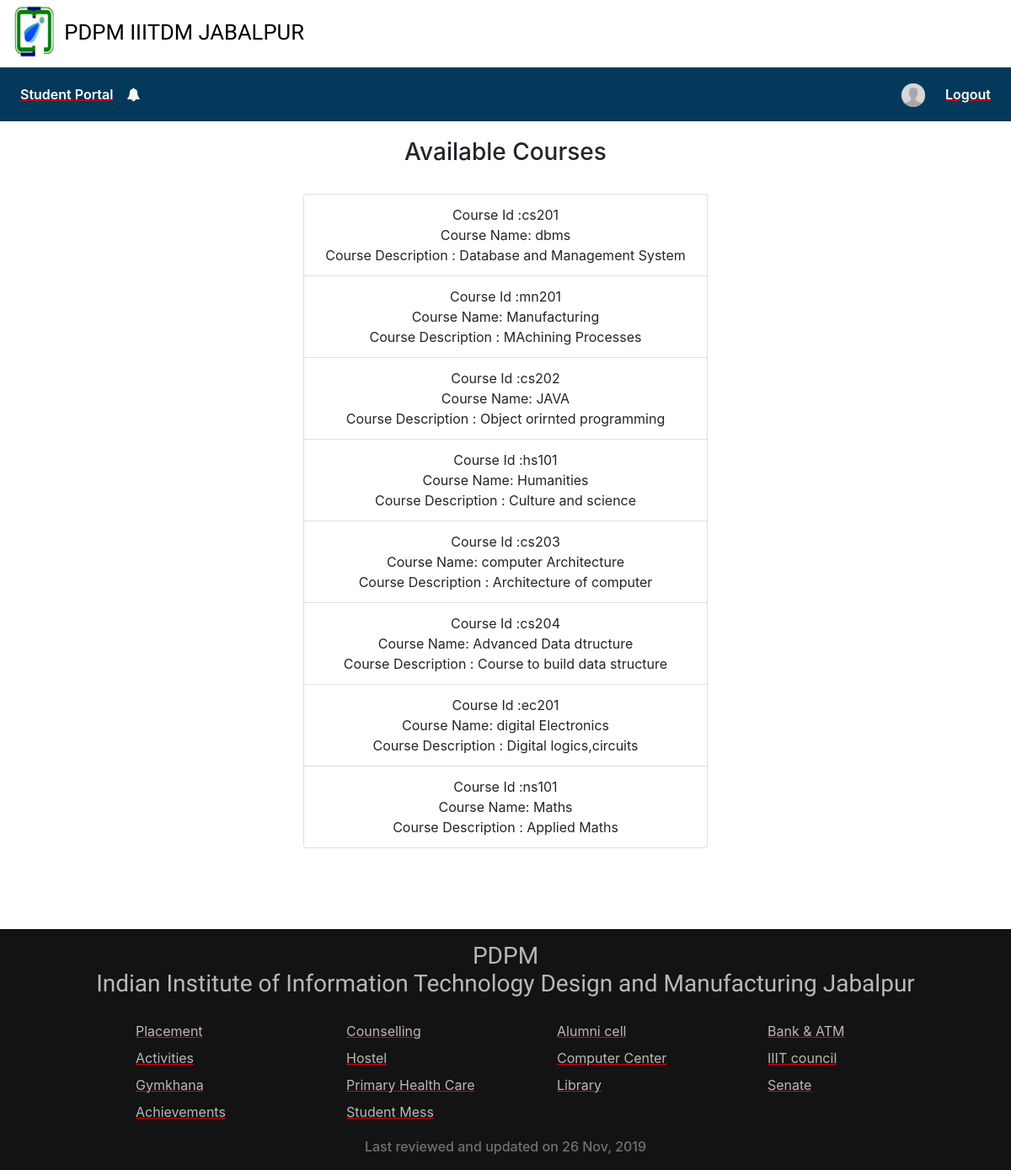
The app's page /user-verification/available_courses.php with its own data.
### tables this page shows
CREATE TABLE IF NOT EXISTS `course` (
  `course_id` varchar(10) NOT NULL,
  `name` varchar(50) NOT NULL,
  `description` varchar(100) DEFAULT NULL,
  PRIMARY KEY (`course_id`),
  UNIQUE KEY `course_id` (`course_id`)
);

### user-verification/available_courses.php (the view)
<?php require 'base.php';
?>
<div class="courses_enr" style="width:40vw; margin-left:30vw; margin-bottom:12vh;" align="center">
      <h3>Available Courses </h3><br>
      <div class="list-group">
        <?php
    $query = "SELECT *
    FROM course";
    $result = mysqli_query($conn,$query);
    if(!$result){
        echo "<a href='#' class='list-group-item list-group-item-action'>No course Available</a>
        ";
    }
    else{
        while($row = mysqli_fetch_array($result))
        {
        echo "<a href='#' class='list-group-item list-group-item-action'> Course Id :". $row['course_id'] . "  <br/>  Course Name:  " . $row['name']."  <br/> Course Description : " . $row['description']."</a>";
        }
    }
?>
</div>
</div>
<?php require 'footer.php' ?>

### user-verification/base.php (shortened to what this page needs)
<!DOCTYPE html>
<html lang="en" dir="ltr">
  <head>
    <link rel="stylesheet" href=" css/animate.css">
    <link rel="stylesheet" href="css/master.css">
    <link rel="stylesheet" href="css/style.css">
    <link rel="stylesheet" href="https://stackpath.bootstrapcdn.com/bootstrap/4.3.1/css/bootstrap.min.css">
    <script type="text/javascript" src="Scripts/bootstrap.min.js"></script><link rel="stylesheet" href="https://maxcdn.bootstrapcdn.com/bootstrap/4.0.0-beta.2/css/bootstrap.min.css">
    <link rel="stylesheet" type="text/css" href="https://maxcdn.bootstrapcdn.com/font-awesome/4.7.0/css/font-awesome.min.css">
  </head>
  <body>
<a class="navbar-brand collegename" href="">  <span><img class="logoimage" src="abc.png"></span> <span> PDPM IIITDM JABALPUR</span></a>
    <nav class="navbar navbar-expand-lg navcolor">
      <div class="collapse navbar-collapse" id="navbarText">
        <ul class="navbar-nav mr-auto">
          <li class="nav-item active">
            <a class="nav-link" href="home.php" style="font-weight:600;">Student Portal <span class="sr-only">(current)</span></a>
          </li>
          <li class="nav-item dropdown">
          <a class="nav-link text-light" href="#" id="navbarDropdown" role="button" data-toggle="dropdown" aria-haspopup="true" aria-expanded="false">
                <i class="fa fa-bell"></i>
          </a>
            </li>
          </ul>
        <ul class="navbar-nav ">
          <li class="nav-item">
            <img src="user.png" style="width:28px; height:28px; margin-top:7px;" alt="">
          </li>
          <li class="nav-item">
            <a class="nav-link" href="show_user_profile.php"><?php echo $_SESSION['username']; ?></a>
          </li>
          <li class="nav-item">
            <a class="nav-link" style="font-weight:600;" href="index.php?logout=1">Logout</a>
          </li>
        </ul>
      </div>
    </nav>
    <div class="spp">
    </div>
  </body>
</html>

### user-verification/footer.php
<div class="endsec">
<a href="https://www.iiitdmj.ac.in/" target="blank"><h3 align="center" class="foothead" > PDPM <br> Indian Institute of Information Technology Design and Manufacturing Jabalpur </h3></a>
  <div class="row" style="width:1000px; margin-left:8vw;">
    <div class="col-sm">
      <ul>
        <li><a href="https://www.iiitdmj.ac.in/placement.iiitdmj.ac.in/">Placement</a></li>
        <li><a href="https://www.iiitdmj.ac.in/students/activities.php">Activities</a></li>
        <li><a href="https://www.iiitdmj.ac.in/students/gymkhana/gymkhana.php">Gymkhana</a></li>
        <li><a href="https://www.iiitdmj.ac.in/students/achievements.php">Achievements</a></li>
      </ul>
    </div>
    <div class="col-sm">
      <ul>
        <li><a href="https://www.iiitdmj.ac.in/students/councelling.php">Counselling</a></li>
        <li><a href="https://www.iiitdmj.ac.in/students/hostels.php">Hostel</a></li>
        <li><a href="https://www.iiitdmj.ac.in/students/PHC.php">Primary Health Care</a></li>
        <li><a href="https://www.iiitdmj.ac.in/students/mess.php">Student Mess</a></li>
      </ul>
    </div>
    <div class="col-sm">
      <ul>
        <li><a href="https://www.iiitdmj.ac.in/sac.iiitdmj.ac.in">Alumni cell</a></li>
        <li><a href="https://www.iiitdmj.ac.in/cc.iiitdmj.ac.in">Computer Center</a></li>
        <li><a href="http://web.iiitdmj.ac.in/library.html">Library</a></li>
      </ul>
    </div>
    <div class="col-sm">
      <ul>
        <li><a href="https://www.iiitdmj.ac.in/downloads/Banking%20Facilities%20in%20PDPM%20IIITDM%20Jabalpur%20premises.pdf">Bank & ATM</a></li>
        <li><a href="https://iiitcouncil.com/">IIIT council</a></li>
        <li><a href="https://www.iiitdmj.ac.in/administration/senate.php">Senate</a></li>
      </ul>
    </div>
</div>
  <h6 style="text-align:center; color:#727171;"  >Last reviewed and updated on 26 Nov, 2019 </h6>
</div>

### user-verification/master.css (style rules this page uses)
html { overflow: hidden; height: 100%; }
body { font-family: "Avenir Next", "Helvetica Neue", -apple-system, Helvetica, sans-serif; padding: 0; margin: 0; min-height: 100%; position: relative; font-size: 14px; }
.logoimage { margin-left: 10px; }

### user-verification/style.css (style rules this page uses)
html { height: 100%; }
body { font-family: "Avenir Next", "Helvetica Neue", -apple-system, Helvetica, sans-serif; padding: 0; margin: 0; min-height: 100%; position: relative; font-size: 14px; }
a, a:active, a:visited, a:link, a:hover { color: inherit; text-decoration: inherit; }
ul { list-style-type:none; margin: 0; padding: 0; }
ul li { padding-top: 4px; padding-bottom: 4px; }
ul li a, ul li a:active, ul li a:visited, ul li a:link, ul li a:hover { text-decoration: underline; text-decoration-color: #E80000; -moz-text-decoration-color: #E80000; -webkit-text-decoration-color: #E80000; }

### user-verification/base.php (style rules this page uses)
html { overflow-y:scroll; overflow-x:hidden; }
.spp { padding-top: 20px; }
.collegename { text-decoration:none; font-family: 'Sanchez', serif; color:black; font-size: 1.6rem; }
.logoimage { top:0px !important; width:60px; height:70px; }
.navcolor { color:white; background-color: #05395C; }
.navcolor a { color:white; text-decoration: none; }
.endsec { width:100vw; padding:50px; padding-bottom:10px; padding-top:15px; color:white; background-color:rgb(19, 19, 19); bottom:0; margin-top: 10px; }
.endsec a { text-decoration:none; color:#B9B9B9; }
.endsec ul { list-style-type:none; }
.foothead { color:#B9B9B9; font-family: 'Open Sans Condensed', sans-serif; padding-bottom:15px; }
#navbarDropdown { width:28vw; }

### records on screen
course: course_id "cs201", name "dbms", description "Database and Management System"
course: course_id "mn201", name "Manufacturing", description "MAchining Processes"
course: course_id "cs202", name "JAVA", description "Object orirnted programming"
course: course_id "hs101", name "Humanities", description "Culture and science"
course: course_id "cs203", name "computer Architecture", description "Architecture of computer"
course: course_id "cs204", name "Advanced Data dtructure", description "Course to build data structure"
course: course_id "ec201", name "digital Electronics", description "Digital logics,circuits"
course: course_id "ns101", name "Maths", description "Applied Maths"
